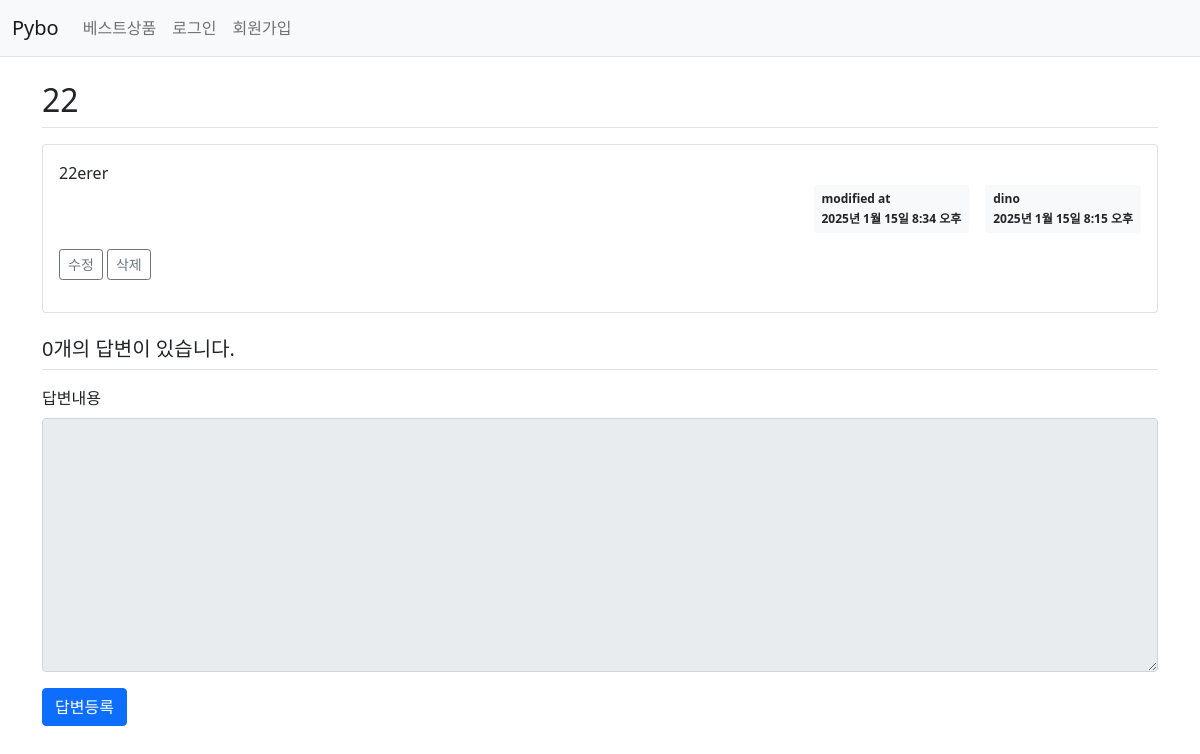
Screenshot of /pybo2/308/ with the database file from the repository.
### pybo2/models.py (models this page shows, shortened)
class Question(models.Model):
    author = models.ForeignKey(User, on_delete=models.CASCADE)
    subject = models.CharField(max_length=200)
    content = models.TextField()
    create_date = models.DateTimeField()
    modify_date = models.DateTimeField(null=True, blank=True)

### pybo2/views.py (the view)
# urls.py: path('<int:question_id>/', views.detail, name='detail'),
def detail(request, question_id):
    question = get_object_or_404(Question, pk=question_id)
    context = {'question': question}
    return render(request, 'pybo2/question_detail.html', context)

### templates/pybo2/question_detail.html (shortened to what this page needs)
{% extends 'base.html' %}
{% block content %}
<div class="container my-3">
    <h2 class="border-bottom py-2">{{ question.subject }}</h2>
    <div class="card my-3">
        <div class="card-body">
            <div class="card-text" style="white-space: pre-line;">{{ question.content }}</div>
            <div class="d-flex justify-content-end">
                {% if question.modify_date %}
                    <div class="badge bg-light text-dark p-2 text-start mx-3">
                        <div class="mb-2">modified at</div>
                        <div>{{ question.modify_date }}</div>
                    </div>
                {% endif %}
                <div class="badge bg-light text-dark p-2 text-start">
                    <div class="mb-2">{{ question.author.username }}</div>
                    <div> {{ question.create_date }}</div>
                </div>
            </div>
            <div class="my-3">
                <a href="{% url 'pybo2:question_modify' question.id  %}"
                   class="btn btn-sm btn-outline-secondary">수정</a>
                <a href="javascript:void(0)" class="delete btn btn-sm btn-outline-secondary"
                   data-uri="{% url 'pybo2:question_delete' question.id  %}">삭제</a>
            </div>
        </div>
    </div>
    <h5 class="border-bottom my-3 py-2">{{question.answer_set.count}}개의 답변이 있습니다.</h5>
    <form action="{% url 'pybo2:answer_create' question.id %}" method="post" class="my-3">
        <div class="mb-3">
            <label for="content" class="form-label">답변내용</label>
            <textarea {% if not user.is_authenticated %}disabled{% endif %}
                      name="content" id="content" class="form-control" rows="10"></textarea>
        </div>
        <input type="submit" value="답변등록" class="btn btn-primary">
    </form>
</div>
{% endblock %}

### rows the page displays
Question: subject "22", content "22erer", modify_date "2025년 1월 15일 8:34 오후", author.username "dino", create_date "2025년 1월 15일 8:15 오후", answer_set.count "0"
